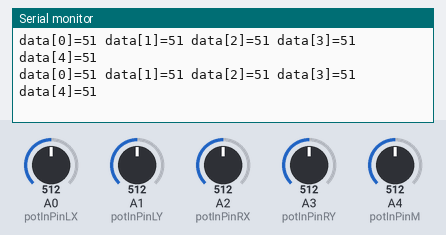
Bench run of a sketch on a simulated Arduino Uno, built with avr-gcc and run on an emulated ATmega328P. On the bench: the last lines printed to the serial monitor. The inputs (shaded band) are chosen by the test bench; at power-on: A0 (potInPinLX) = 512, A1 (potInPinLY) = 512, A2 (potInPinRX) = 512, A3 (potInPinRY) = 512, A4 (potInPinM) = 512. No radio packets arrive unless stated.

Above: at 1.2 s.
1.3 s: A0 (potInPinLX) set to 716
At 1.83 s:
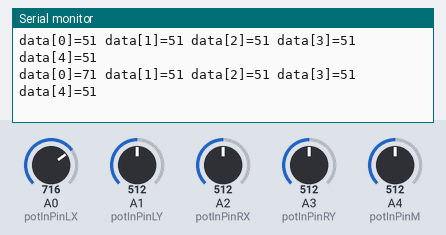
2.8 s: A1 (potInPinLY) set to 716
At 2.87 s:
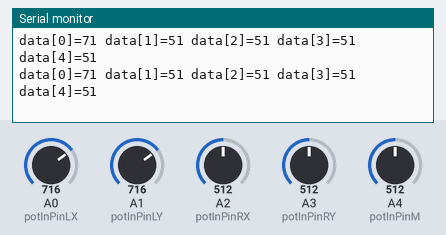
4.3 s: A2 (potInPinRX) set to 716
At 4.33 s:
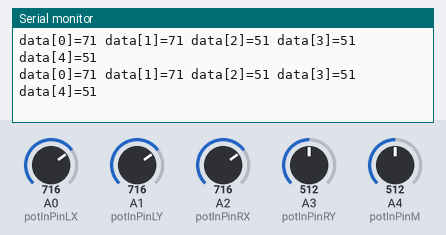
5.8 s: A3 (potInPinRY) set to 716
At 5.99 s:
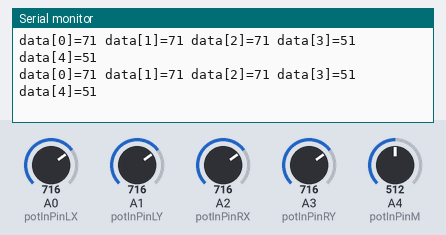
7.3 s: A4 (potInPinM) set to 716
At 7.45 s:
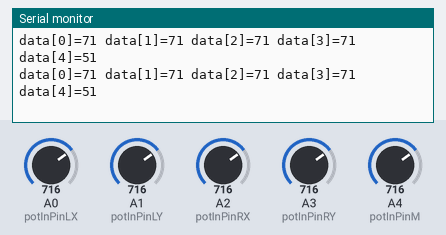
8.8 s: A0 (potInPinLX) set to 992
At 8.9 s:
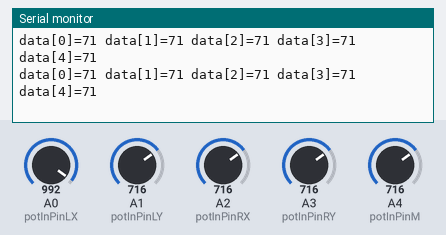
Timing chart, 0 to 11.3 s (numbered marks = the images above; inputs shaded):
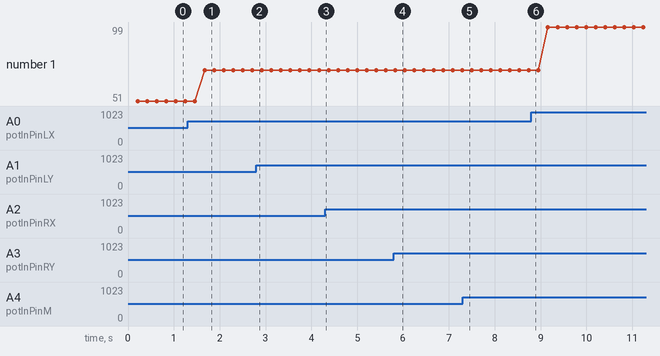

Measured:
- after the input at 1.3 s, the serial monitor: prints a new line after 0.37 s (image 1)
- plotted number 1: 51 → 71 after the input at 1.3 s, 71 → 99 after the input at 8.8 s

The sketch:

Tx_2CH_robot_V3_public.ino
```cpp
// (licence header left out)
#include <SPI.h>
#include "nRF24L01.h"
#include "RF24.h"

RF24 radio(9,10);

uint8_t data[5] ;
const uint8_t buffer_size = sizeof(data);
const uint64_t pipes[2] = { 0xF0F0F0F0E1LL, 0xF0F0F0F0D2LL };//two pipes communication

///////////////////////Joystick Left///////////////////////////////////////
const int potInPinLX = A0;// X axis input
const int potInPinLY = A1;//Y axis input

int potInPinLXval = 0;
int potInPinLYval = 0;
////////////////////////Joystick Right//////////////////////////////////////
const int potInPinRX = A2;// X axis input
const int potInPinRY = A3;//Y axis input

int potInPinRXval = 0;
int potInPinRYval = 0;
////////////////////////Potentiometer///////////////////////////////////////
const int potInPinM = A4;
int potInPinMval = 0;

void setup(void)
{
   Serial.begin(115200);
   pinMode(potInPinLX,INPUT );
   pinMode(potInPinLY,INPUT );
   pinMode(potInPinRX,INPUT );
   pinMode(potInPinRY,INPUT );
   pinMode(potInPinM,INPUT );

  radio.begin();
  radio.setRetries(15,15);
  radio.openReadingPipe(1,pipes[1]);
  radio.startListening();
  radio.printDetails();
  radio.openWritingPipe(pipes[0]);
  radio.openReadingPipe(1,pipes[1]);
  radio.stopListening();
}

void loop(void)
{
 ////////////////////////////////////////////////////////////////////////
 potInPinLXval = analogRead(potInPinLX);
 delay(15);
 data[0] = potInPinLXval/10;//scaling
 ////////////////////////////////////////////////////////////////////////
 potInPinLYval = analogRead(potInPinLY);
 delay(15);
 data[1] = potInPinLYval/10;//scaling
 ////////////////////////////////////////////////////////////////////////
 potInPinRXval = analogRead(potInPinRX);
 delay(15);
 data[2] = potInPinRXval/10;//scaling
 ////////////////////////////////////////////////////////////////////////
 potInPinRYval = analogRead(potInPinRY);
 delay(15);
 data[3] = potInPinRYval/10;//scaling
 ////////////////////////////////////////////////////////////////////////
 potInPinMval = analogRead(potInPinM);
 delay(15);
 data[4] = potInPinMval/10;//scaling
 /////////////////////////////////////////////////////////////////////////

  radio.stopListening();
  bool ok = radio.write(  data ,sizeof(data) );
  delay(100);
  radio.startListening();
  delay(30);
  if (ok){
  Serial.print("data[0]=");
  Serial.print(data[0]);
  Serial.print(" data[1]=");
  Serial.print(data[1]);
  Serial.print(" data[2]=");
  Serial.print(data[2]);
  Serial.print(" data[3]=");
  Serial.print(data[3]);
  Serial.print(" data[4]=");
  Serial.println(data[4]);
  }
  else {

  Serial.println ("Failed");

  }

}//void loop()
```
